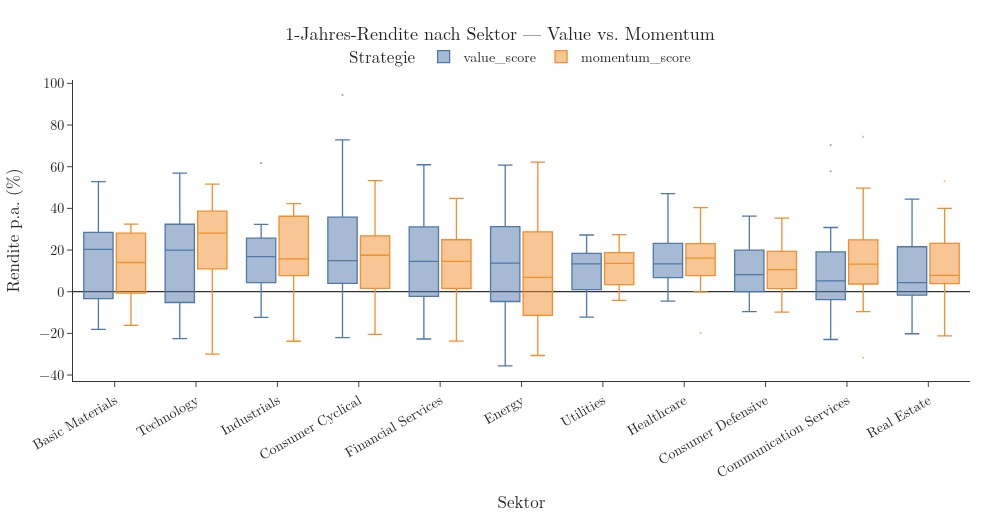
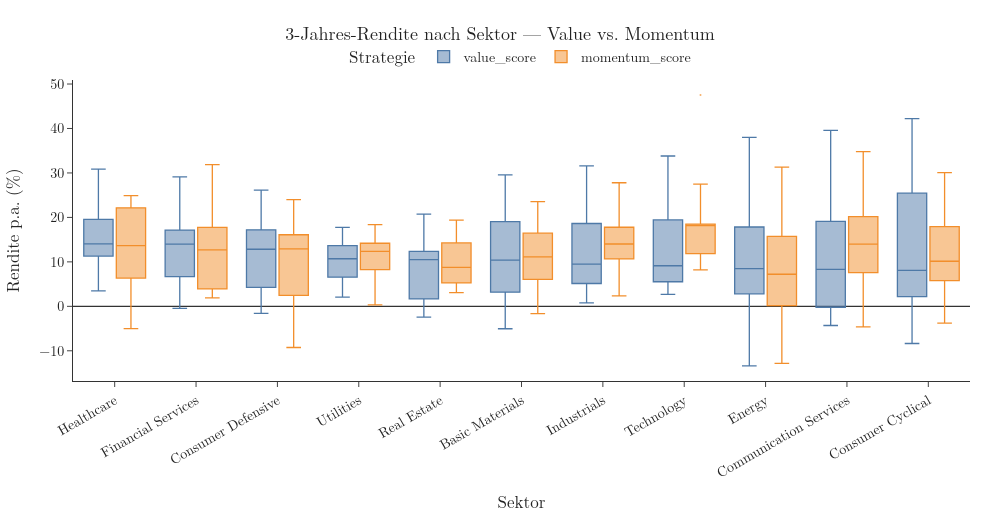
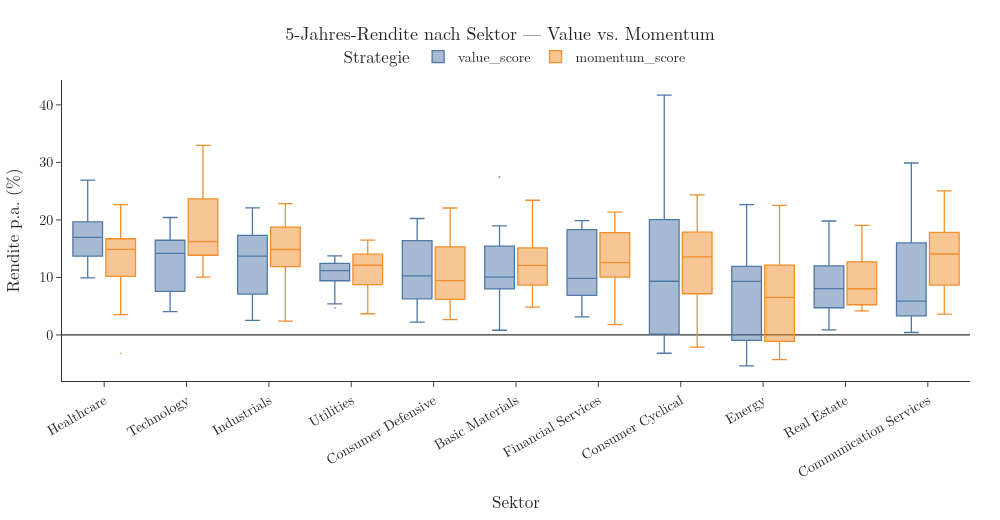

Source (notebook cell) for these figures, in order:
### Code cell
FONT = dict(family="Latin Modern Roman, Times New Roman, serif", size=14, color="#222222")
BLUE = "#4E79A7"      # Value
ORANGE = "#F28E2B"    # Momentum

# Mapping strategy-key -> Anzeigename -> Farbe automatisch aufbauen
color_map = {}
for strategy, s_name in strategies.items():
    if "value" in s_name.lower():
        color_map[strategy] = BLUE
    elif "momentum" in s_name.lower():
        color_map[strategy] = ORANGE
    else:
        # Fallback, falls Namen anders lauten: Reihenfolge im dict entscheidet
        color_map[strategy] = BLUE if len(color_map) == 0 else ORANGE

for h in horizons:
    df_filtered = df[df["horizon"] == h].sort_values("rendite").copy()

    sector_order = (
    df_filtered[df_filtered["strategy"] == "value_score"]
    .groupby("sector")["rendite"]
    .median()
    .sort_values(ascending=False)   # absteigend: bester Sektor zuerst
    .index
    .tolist()
    )

    fig = px.box(
        df_filtered,
        x="sector",
        y="rendite",
        color="strategy",
        color_discrete_map=color_map,
        points="outliers",   # Value & Momentum nebeneinander pro Sektor
        category_orders={"sector": sector_order},
    )

    fig.update_traces(
        marker=dict(size=2, opacity=0.7),
        line=dict(width=1.3),
        #width=0.3,   # macht die einzelnen Boxen schmaler
    )
    
    fig.update_xaxes(
        title="Sektor",
        showline=True,
        linecolor="#333333",
        ticks="outside",
        tickangle=-30,
        automargin=True,
    )
    fig.update_yaxes(
        title="Rendite p.a. (%)",
        showline=True,
        linecolor="#333333",
        ticks="outside",
        gridcolor="#e6e6e6",
        zeroline=True,
        zerolinecolor="#333333",
        zerolinewidth=1.2,
    )
    fig.update_layout(
        title=f"{h}-Jahres-Rendite nach Sektor — Value vs. Momentum",
        title_x=0.5,
        title_font=dict(size=18, family=FONT["family"]),
        font=FONT,
        width=1000,
        height=520,
        template="simple_white",
        plot_bgcolor="white",
        paper_bgcolor="white",
        margin=dict(l=50, r=30, t=80, b=90),
        boxgap=0.2,        # Abstand zwischen den Box-Paaren je Sektor
        boxgroupgap=0.1,   # Abstand zwischen Value- und Momentum-Box innerhalb eines Sektors
        legend=dict(
            title="Strategie",
            orientation="h",
            yanchor="bottom", y=1.02,
            xanchor="center", x=0.5,
        ),
        showlegend=True,
    )
    fig.show()

    output_dir = Path(save_path) / "boxplot_comparison"
    output_dir.mkdir(parents=True, exist_ok=True)
    file_path = output_dir / f"boxplot_value_vs_momentum_{h}_year.png"
    fig.write_image(file_path, scale=3)

### Figure 1 — Plotly figure (JSON) as saved in the notebook; plotly's stock layout.template omitted (floating-point values rounded to 4 significant figures; data arrays with more than 128 entries replaced by an {"elided": "..."} marker saying what was removed)
{"data": [{"alignmentgroup": "True", "boxpoints": "outliers", "hovertemplate": "strategy=value_score<br>sector=%{x}<br>rendite=%{y}<extra></extra>", "legendgroup": "value_score", "line": {"width": 1.3}, "marker": {"color": "#4E79A7", "opacity": 0.7, "size": 2}, "name": "value_score", "notched": false, "offsetgroup": "value_score", "orientation": "v", "showlegend": true, "type": "box", "x": {"elided": "180 str values"}, "x0": " ", "xaxis": "x", "y": {"elided": "180 float values"}, "y0": " ", "yaxis": "y"}, {"alignmentgroup": "True", "boxpoints": "outliers", "hovertemplate": "strategy=momentum_score<br>sector=%{x}<br>rendite=%{y}<extra></extra>", "legendgroup": "momentum_score", "line": {"width": 1.3}, "marker": {"color": "#F28E2B", "opacity": 0.7, "size": 2}, "name": "momentum_score", "notched": false, "offsetgroup": "momentum_score", "orientation": "v", "showlegend": true, "type": "box", "x": {"elided": "180 str values"}, "x0": " ", "xaxis": "x", "y": {"elided": "180 float values"}, "y0": " ", "yaxis": "y"}], "layout": {"boxgap": 0.2, "boxgroupgap": 0.1, "boxmode": "group", "font": {"color": "#222222", "family": "Latin Modern Roman, Times New Roman, serif", "size": 14}, "height": 520, "legend": {"orientation": "h", "title": {"text": "Strategie"}, "tracegroupgap": 0, "x": 0.5, "xanchor": "center", "y": 1.02, "yanchor": "bottom"}, "margin": {"b": 90, "l": 50, "r": 30, "t": 80}, "paper_bgcolor": "white", "plot_bgcolor": "white", "showlegend": true, "title": {"font": {"family": "Latin Modern Roman, Times New Roman, serif", "size": 18}, "text": "1-Jahres-Rendite nach Sektor — Value vs. Momentum", "x": 0.5}, "width": 1000, "xaxis": {"anchor": "y", "automargin": true, "categoryarray": ["Basic Materials", "Technology", "Industrials", "Consumer Cyclical", "Financial Services", "Energy", "Utilities", "Healthcare", "Consumer Defensive", "Communication Services", "Real Estate"], "categoryorder": "array", "domain": [0, 1], "linecolor": "#333333", "showline": true, "tickangle": -30, "ticks": "outside", "title": {"text": "Sektor"}}, "yaxis": {"anchor": "x", "domain": [0, 1], "gridcolor": "#e6e6e6", "linecolor": "#333333", "showline": true, "ticks": "outside", "title": {"text": "Rendite p.a. (%)"}, "zeroline": true, "zerolinecolor": "#333333", "zerolinewidth": 1.2}}}

### Figure 2 — Plotly figure (JSON) as saved in the notebook; plotly's stock layout.template omitted (floating-point values rounded to 4 significant figures; data arrays with more than 128 entries replaced by an {"elided": "..."} marker saying what was removed)
{"data": [{"alignmentgroup": "True", "boxpoints": "outliers", "hovertemplate": "strategy=value_score<br>sector=%{x}<br>rendite=%{y}<extra></extra>", "legendgroup": "value_score", "line": {"width": 1.3}, "marker": {"color": "#4E79A7", "opacity": 0.7, "size": 2}, "name": "value_score", "notched": false, "offsetgroup": "value_score", "orientation": "v", "showlegend": true, "type": "box", "x": {"elided": "160 str values"}, "x0": " ", "xaxis": "x", "y": {"elided": "160 float values"}, "y0": " ", "yaxis": "y"}, {"alignmentgroup": "True", "boxpoints": "outliers", "hovertemplate": "strategy=momentum_score<br>sector=%{x}<br>rendite=%{y}<extra></extra>", "legendgroup": "momentum_score", "line": {"width": 1.3}, "marker": {"color": "#F28E2B", "opacity": 0.7, "size": 2}, "name": "momentum_score", "notched": false, "offsetgroup": "momentum_score", "orientation": "v", "showlegend": true, "type": "box", "x": {"elided": "160 str values"}, "x0": " ", "xaxis": "x", "y": {"elided": "160 float values"}, "y0": " ", "yaxis": "y"}], "layout": {"boxgap": 0.2, "boxgroupgap": 0.1, "boxmode": "group", "font": {"color": "#222222", "family": "Latin Modern Roman, Times New Roman, serif", "size": 14}, "height": 520, "legend": {"orientation": "h", "title": {"text": "Strategie"}, "tracegroupgap": 0, "x": 0.5, "xanchor": "center", "y": 1.02, "yanchor": "bottom"}, "margin": {"b": 90, "l": 50, "r": 30, "t": 80}, "paper_bgcolor": "white", "plot_bgcolor": "white", "showlegend": true, "title": {"font": {"family": "Latin Modern Roman, Times New Roman, serif", "size": 18}, "text": "3-Jahres-Rendite nach Sektor — Value vs. Momentum", "x": 0.5}, "width": 1000, "xaxis": {"anchor": "y", "automargin": true, "categoryarray": ["Healthcare", "Financial Services", "Consumer Defensive", "Utilities", "Real Estate", "Basic Materials", "Industrials", "Technology", "Energy", "Communication Services", "Consumer Cyclical"], "categoryorder": "array", "domain": [0, 1], "linecolor": "#333333", "showline": true, "tickangle": -30, "ticks": "outside", "title": {"text": "Sektor"}}, "yaxis": {"anchor": "x", "domain": [0, 1], "gridcolor": "#e6e6e6", "linecolor": "#333333", "showline": true, "ticks": "outside", "title": {"text": "Rendite p.a. (%)"}, "zeroline": true, "zerolinecolor": "#333333", "zerolinewidth": 1.2}}}

### Figure 3 — Plotly figure (JSON) as saved in the notebook; plotly's stock layout.template omitted (floating-point values rounded to 4 significant figures; data arrays with more than 128 entries replaced by an {"elided": "..."} marker saying what was removed)
{"data": [{"alignmentgroup": "True", "boxpoints": "outliers", "hovertemplate": "strategy=value_score<br>sector=%{x}<br>rendite=%{y}<extra></extra>", "legendgroup": "value_score", "line": {"width": 1.3}, "marker": {"color": "#4E79A7", "opacity": 0.7, "size": 2}, "name": "value_score", "notched": false, "offsetgroup": "value_score", "orientation": "v", "showlegend": true, "type": "box", "x": {"elided": "139 str values"}, "x0": " ", "xaxis": "x", "y": {"elided": "139 float values"}, "y0": " ", "yaxis": "y"}, {"alignmentgroup": "True", "boxpoints": "outliers", "hovertemplate": "strategy=momentum_score<br>sector=%{x}<br>rendite=%{y}<extra></extra>", "legendgroup": "momentum_score", "line": {"width": 1.3}, "marker": {"color": "#F28E2B", "opacity": 0.7, "size": 2}, "name": "momentum_score", "notched": false, "offsetgroup": "momentum_score", "orientation": "v", "showlegend": true, "type": "box", "x": {"elided": "139 str values"}, "x0": " ", "xaxis": "x", "y": {"elided": "139 float values"}, "y0": " ", "yaxis": "y"}], "layout": {"boxgap": 0.2, "boxgroupgap": 0.1, "boxmode": "group", "font": {"color": "#222222", "family": "Latin Modern Roman, Times New Roman, serif", "size": 14}, "height": 520, "legend": {"orientation": "h", "title": {"text": "Strategie"}, "tracegroupgap": 0, "x": 0.5, "xanchor": "center", "y": 1.02, "yanchor": "bottom"}, "margin": {"b": 90, "l": 50, "r": 30, "t": 80}, "paper_bgcolor": "white", "plot_bgcolor": "white", "showlegend": true, "title": {"font": {"family": "Latin Modern Roman, Times New Roman, serif", "size": 18}, "text": "5-Jahres-Rendite nach Sektor — Value vs. Momentum", "x": 0.5}, "width": 1000, "xaxis": {"anchor": "y", "automargin": true, "categoryarray": ["Healthcare", "Technology", "Industrials", "Utilities", "Consumer Defensive", "Basic Materials", "Financial Services", "Consumer Cyclical", "Energy", "Real Estate", "Communication Services"], "categoryorder": "array", "domain": [0, 1], "linecolor": "#333333", "showline": true, "tickangle": -30, "ticks": "outside", "title": {"text": "Sektor"}}, "yaxis": {"anchor": "x", "domain": [0, 1], "gridcolor": "#e6e6e6", "linecolor": "#333333", "showline": true, "ticks": "outside", "title": {"text": "Rendite p.a. (%)"}, "zeroline": true, "zerolinecolor": "#333333", "zerolinewidth": 1.2}}}
